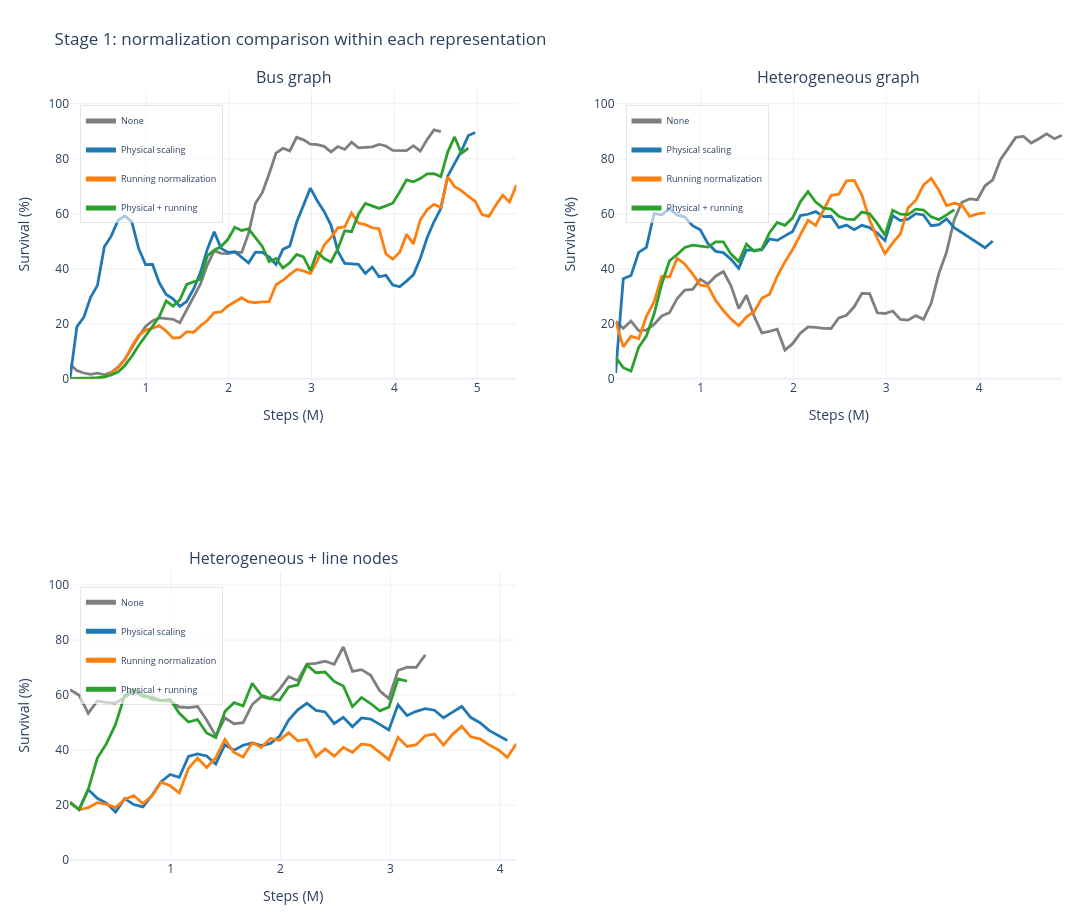

Write notebook code for a chart like this one.
### Code cell
normalization_within_representation = {
    REPRESENTATION_LABELS[graph_type]: [
        {
            "name": selected_run_name(graph_type, normalization),
            "label": NORMALIZATION_LABELS[normalization],
            "color": NORMALIZATION_COLORS[normalization],
        }
        for normalization in NORMALIZATION_ORDER
    ]
    for graph_type in REPRESENTATION_ORDER
}

normalization_comparison_fig = wm.plot_run_groups(
    normalization_within_representation,
    split="test",
    smooth=SMOOTH_WINDOW,
    show_raw=SHOW_RAW,
    title="Stage 1: normalization comparison within each representation",
    y_range=Y_RANGE,
    ncols=2,
    subplot_height=460,
    width=1500,
    save_name="gs_stage1_normalization_within_representation",
    history=history_df,
)
normalization_comparison_fig
